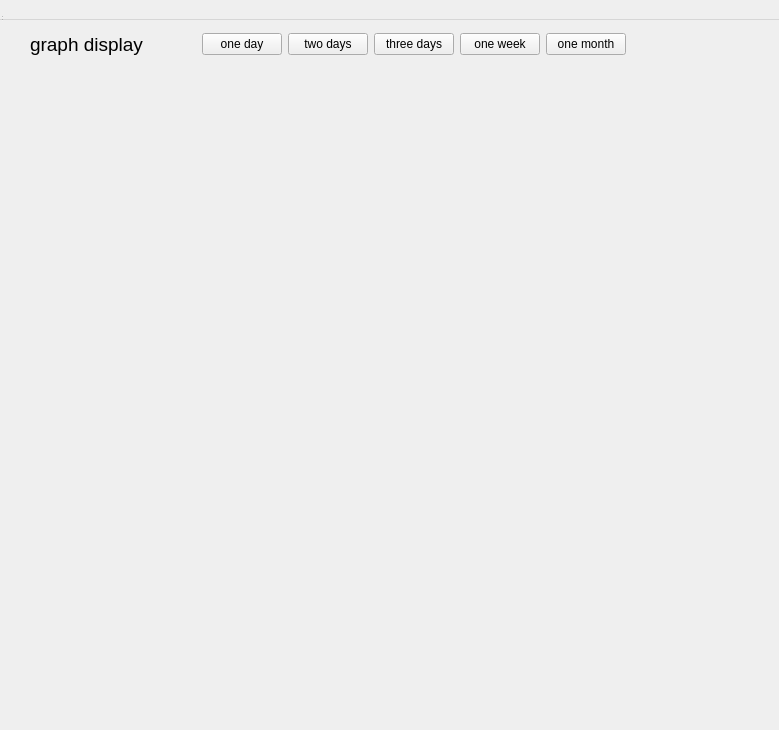
<?xml version="1.0" encoding="UTF-8"?>
<ui version="4.0">
 <class>chartwindow</class>
 <widget class="QWidget" name="chartwindow">
  <property name="geometry">
   <rect>
    <x>0</x>
    <y>0</y>
    <width>779</width>
    <height>730</height>
   </rect>
  </property>
  <property name="windowTitle">
   <string>MainWindow</string>
  </property>
  <widget class="QWidget" name="centralwidget" native="true">
   <property name="geometry">
    <rect>
     <x>20</x>
     <y>20</y>
     <width>700</width>
     <height>700</height>
    </rect>
   </property>
   <property name="minimumSize">
    <size>
     <width>700</width>
     <height>700</height>
    </size>
   </property>
   <property name="maximumSize">
    <size>
     <width>700</width>
     <height>700</height>
    </size>
   </property>
   <widget class="QFrame" name="horizontalFrame">
    <property name="geometry">
     <rect>
      <x>10</x>
      <y>50</y>
      <width>700</width>
      <height>700</height>
     </rect>
    </property>
    <layout class="QHBoxLayout" name="horizontalLayout"/>
   </widget>
   <widget class="QWidget" name="horizontalLayoutWidget">
    <property name="geometry">
     <rect>
      <x>10</x>
      <y>10</y>
      <width>649</width>
      <height>29</height>
     </rect>
    </property>
    <layout class="QHBoxLayout" name="horizontalLayout_2">
     <item>
      <widget class="QLabel" name="label">
       <property name="font">
        <font>
         <pointsize>14</pointsize>
        </font>
       </property>
       <property name="text">
        <string>graph display</string>
       </property>
      </widget>
     </item>
     <item>
      <spacer name="horizontalSpacer">
       <property name="orientation">
        <enum>Qt::Horizontal</enum>
       </property>
       <property name="sizeHint" stdset="0">
        <size>
         <width>50</width>
         <height>20</height>
        </size>
       </property>
      </spacer>
     </item>
     <item>
      <widget class="QPushButton" name="one_day_button">
       <property name="text">
        <string>one day</string>
       </property>
       <property name="autoDefault">
        <bool>false</bool>
       </property>
       <property name="default">
        <bool>false</bool>
       </property>
      </widget>
     </item>
     <item>
      <widget class="QPushButton" name="two_days_button">
       <property name="text">
        <string>two days</string>
       </property>
      </widget>
     </item>
     <item>
      <widget class="QPushButton" name="three_days_button">
       <property name="text">
        <string>three days</string>
       </property>
      </widget>
     </item>
     <item>
      <widget class="QPushButton" name="week_button">
       <property name="text">
        <string>one week</string>
       </property>
      </widget>
     </item>
     <item>
      <widget class="QPushButton" name="month_button">
       <property name="text">
        <string>one month</string>
       </property>
      </widget>
     </item>
     <item>
      <spacer name="horizontalSpacer_2">
       <property name="orientation">
        <enum>Qt::Horizontal</enum>
       </property>
       <property name="sizeHint" stdset="0">
        <size>
         <width>20</width>
         <height>20</height>
        </size>
       </property>
      </spacer>
     </item>
    </layout>
   </widget>
  </widget>
  <widget class="QMenuBar" name="menubar">
   <property name="geometry">
    <rect>
     <x>0</x>
     <y>0</y>
     <width>845</width>
     <height>20</height>
    </rect>
   </property>
  </widget>
  <widget class="QStatusBar" name="statusbar">
   <property name="geometry">
    <rect>
     <x>0</x>
     <y>0</y>
     <width>3</width>
     <height>22</height>
    </rect>
   </property>
  </widget>
 </widget>
 <resources/>
 <connections/>
</ui>
